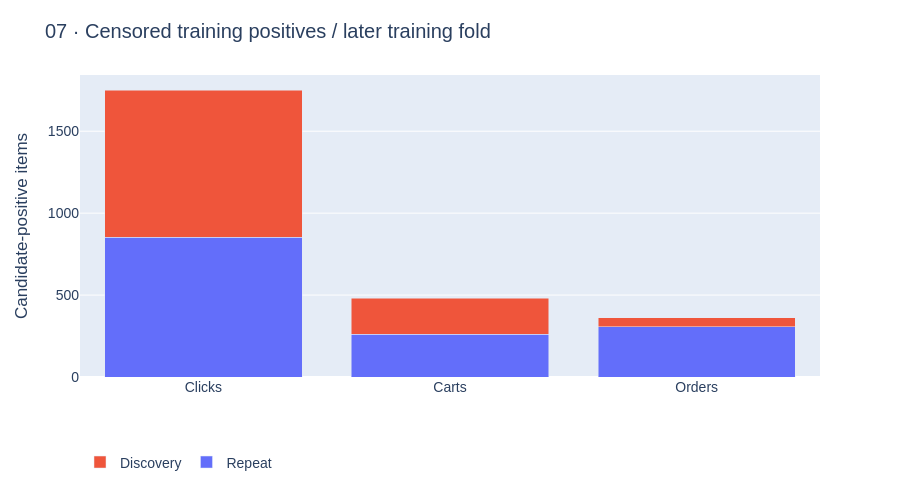

Notebook code cell kept with this figure:
### Markdown cell above
### Training support by repeat/discovery status

### Code cell
# Fold 1 only: do not double-count the overlapping expanding training folds.
r=CONTEXT[1]
f=go.Figure()
for group in ["repeat","discovery"]:
    f.add_bar(name=group.title(),x=["Clicks","Carts","Orders"],y=[r["strata"][group]["censored_positive_counts"][k] for k in ["clicks","carts","orders"]])
f.update_layout(title="07 · Censored training positives / later training fold",barmode="stack",yaxis_title="Candidate-positive items")
emit(f)

### Figure 1 — Plotly figure (JSON) as saved in the notebook; plotly's stock layout.template omitted (floating-point values rounded to 4 significant figures)
{"data": [{"name": "Repeat", "type": "bar", "x": ["Clicks", "Carts", "Orders"], "y": [852, 262, 306]}, {"name": "Discovery", "type": "bar", "x": ["Clicks", "Carts", "Orders"], "y": [899, 220, 57]}], "layout": {"barmode": "stack", "font": {"family": "Arial", "size": 14}, "height": 490, "legend": {"orientation": "h", "y": -0.23}, "margin": {"b": 100, "t": 75}, "title": {"text": "07 · Censored training positives / later training fold"}, "xaxis": {"automargin": true}, "yaxis": {"automargin": true, "title": {"text": "Candidate-positive items"}}}}
